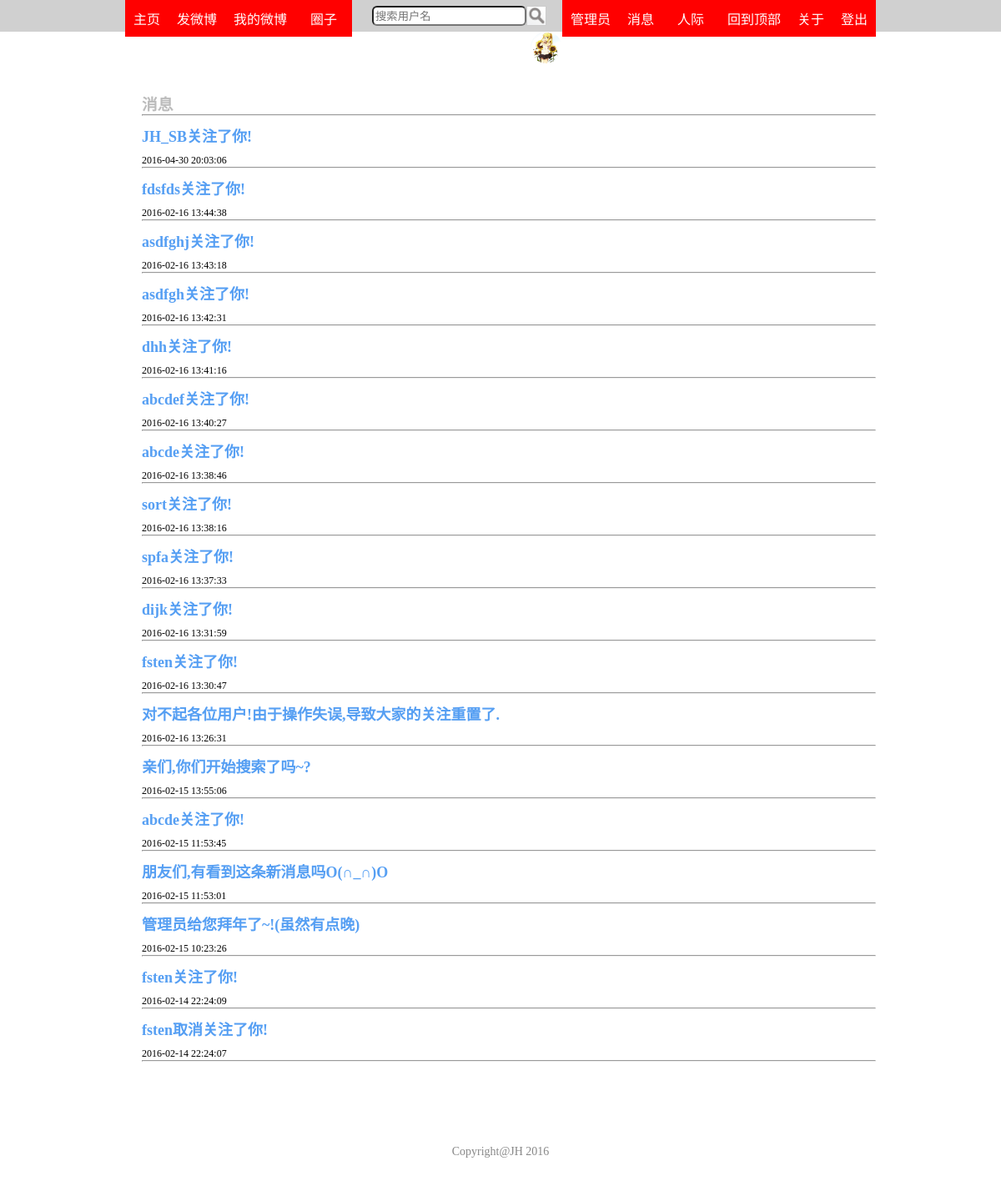
Screenshot of /message (signed in) with the database file from the repository.
### app/models.py (models this page shows, shortened)
class User(db.Model):
	id=db.Column(db.Integer,primary_key=True)
	nickname=db.Column(db.String(80),unique=True)
	password=db.Column(db.String(120))
	email=db.Column(db.String(120),unique=True)
	information=db.Column(db.String(250))
	posts=db.relationship('Post',backref='author',lazy='dynamic')
	has_avatar=db.Column(db.Integer,default=0)
	create_time=db.Column(db.DateTime,default=datetime.now())
	messages=db.relationship('Message',backref='people',lazy='dynamic')
	concern=db.relationship('User',secondary=user_user_concern,primaryjoin=id==user_user_concern.c.user1_id,
	secondaryjoin=id==user_user_concern.c.user2_id,backref='concerned')
	blacklist=db.relationship('User',secondary=user_user_blacklist,primaryjoin=id==user_user_blacklist.c.user1_id,
	secondaryjoin=id==user_user_blacklist.c.user2_id,backref='blackedlist')
	is_authenticated=True
	is_active=True
	is_anonymous=False
	def avatar(self):
		if self.has_avatar:
			return '/static/avatar/'+self.nickname+'.jpg'
		else:
			return url_for('static',filename='favicon.ico')
	def count_new_message(self):
		return Message.query.filter_by(user_id=self.id,has_showed=0).count()
	def is_admin(self):
		return Admin.query.filter_by(nickname=self.nickname).first() is not None

class Message(db.Model):
	id=db.Column(db.Integer,primary_key=True)
	content=db.Column(db.Text)
	user_id=db.Column(db.Integer,db.ForeignKey('user.id'))
	date=db.Column(db.DateTime)
	has_showed=db.Column(db.Integer,default=0)

### app/views.py (the view)
@app.route('/message')
@login_required
def message():
	messages=Message.query.filter_by(user_id=g.user.id).order_by(Message.date.desc()).limit(30)
	for message in messages:
		message.has_showed=1
	db.session.commit()
	return render_template('message.html',title=u'消息',messages=messages)

### app/views.py (called while the page is built)
@lm.user_loader
def load_user(id):
	return User.query.get(int(id))

@app.before_request
def before_request():
	g.user=current_user

### app/templates/message.html
{%extends 'base.html'%}
{%block content%}
<div class='main_title'>
  <h3>消息</h3>
  <hr>
</div>
<div class='messages'>
{%for message in messages%}
  <div class='message'>
	<p class='message_content'>{{message.content}}</p>
	<p class='message_date'>{{message.date.strftime("%Y-%m-%d %H:%M:%S")}}</p>
    <hr>
  </div>
{%endfor%}
</div>
{%endblock%}
{%block style%}
<link rel="stylesheet" type="text/css" href="{{url_for('static',filename='message.css')}}">
{%endblock%}

### app/templates/base.html (shortened to what this page needs)
<html>
<head>
<link rel="stylesheet" type="text/css" href="{{url_for('static',filename='style.css')}}">
<link rel="stylesheet" type="text/css" href="{{url_for('static',filename='header.css')}}">
{%block style%}
{%endblock%}
</head>
<body>
<div id="wrap">
<div class='header_base'></div>
<div id="header">
  <ul class='left'>
	<li><a href='/index' class='menu_link'>主页</a></li>
	{%if g.user and g.user.is_authenticated%}
	  <li><a href="/write" class='menu_link'>发微博</a></li>
	  <li><a href='/user/{{g.user.nickname}}/blog' class='menu_link'>我的微博</a></li>
	  <li style='width:68px'>
		<a href='/concern' class='menu_link'>圈子</a>
	  </li>
	  <li>
		<div class='search'>
	      <form action="{{url_for('search_user')}}" method="POST">
			<input type='text' name='search' placeholder='搜索用户名' required>
			<input type='image' src="{{url_for('static',filename='search.png')}}" alt='搜索'>
		  </form>
		</div>
	  </li>
	{%endif%}
  </ul>
  <ul class='right'>
    {%if g.user and g.user.is_authenticated%}
	  <li><a href='/logout' class='menu_link'>登出</a></li>
	  <li><a href='javascript:;' class='menu_link' onclick="about()">关于</a></li>
	  <li><a href='#' class='menu_link'>回到顶部</a></li>
	  <li style="width:68px">
	    <a href='javascript:;' class='menu_link'>人际</a>
	  </li>
	  <li style="position:relative">
	    <a href='/message' class='menu_link'>消息</a>
	  </li>
	  {%if g.user.is_admin()%}
	    <li><a href='/admin' class='menu_link'>管理员</a></li>
	  {%endif%}
	  <li style="position:relative">
	    <a href='/user'>
		  <img src="{{g.user.avatar()}}" class='small_avatar' alt='头像'>
		</a>
	  </li>
	{%endif%}
  </ul>
</div>
<div id="mainBody">
{%block content%}
{%endblock%}
</div>
</div>
<div id="footer">
Copyright@JH 2016
</div>
</body>
</html>

### app/static/style.css (style rules this page uses)
* { margin:0; padding:0; }
#mainBody { margin:0 150px; }
.main_title { margin:40px 0 0 20px; color:#BBB; }
hr { clear:both; }
.small_avatar { width:38px; height:38px; border-radius:19px; }
#footer { margin:100px 0 30px 0; font-size:14px; text-align:center; color:#888; }

### app/static/header.css (style rules this page uses)
#header { width:100%; position:fixed; top:0; left:0; }
div.header_base { height:70px; }
#header ul { list-style:none; }
#header li { text-align:center; }
#header ul.left { margin-left:150px; }
#header ul.left li { float:left; }
#header ul.right { margin-right:150px; }
#header ul.right li { float:right; }
#header a.menu_link { padding:10px; text-decoration:none; color:white; display:block; }
#header a.menu_link:link { background-color:red; }
.search form { height:38px; margin-left:24px; }
.search input { display:block; float:left; margin:7px 0; }
.search input[type='text'] { padding:2px; height:24px; border-radius:6px; }
.search input[type='image'] { height:22px; width:22px; border:1px solid #CCC; }

### app/static/message.css (style rules this page uses)
.messages { margin:0 0 0 20px; }
.message { margin-top:10px; }
.message_content { color:569FF3; font-size:18px; margin:10px 0; font-weight:600; }
.message_date { font-size:12px; }

### rows the page displays
User: user.avatar (picture)
Message: content "JH_SB关注了你!", date "2016-04-30 20:03:06"
Message: content "fdsfds关注了你!", date "2016-02-16 13:44:38"
Message: content "asdfghj关注了你!", date "2016-02-16 13:43:18"
Message: content "asdfgh关注了你!", date "2016-02-16 13:42:31"
Message: content "dhh关注了你!", date "2016-02-16 13:41:16"
Message: content "abcdef关注了你!", date "2016-02-16 13:40:27"
Message: content "abcde关注了你!", date "2016-02-16 13:38:46"
Message: content "sort关注了你!", date "2016-02-16 13:38:16"
Message: content "spfa关注了你!", date "2016-02-16 13:37:33"
Message: content "dijk关注了你!", date "2016-02-16 13:31:59"
Message: content "fsten关注了你!", date "2016-02-16 13:30:47"
Message: content "对不起各位用户!由于操作失误,导致大家的关注重置了.", date "2016-02-16 13:26:31"
Message: content "亲们,你们开始搜索了吗~?", date "2016-02-15 13:55:06"
Message: content "abcde关注了你!", date "2016-02-15 11:53:45"
Message: content "朋友们,有看到这条新消息吗O(∩_∩)O", date "2016-02-15 11:53:01"
Message: content "管理员给您拜年了~!(虽然有点晚)", date "2016-02-15 10:23:26"
Message: content "fsten关注了你!", date "2016-02-14 22:24:09"
Message: content "fsten取消关注了你!", date "2016-02-14 22:24:07"
